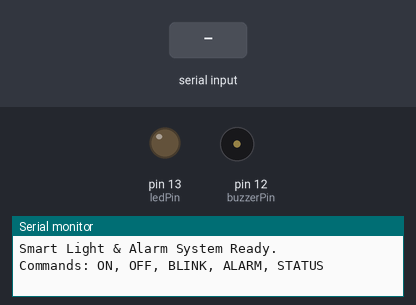
A sketch run on a simulated Arduino Uno, built with avr-gcc and run on an emulated ATmega328P. Parts: output pins drawn as LEDs (lit = HIGH), buzzer (waves = sounding), the last lines printed to the serial monitor. Dashed ring = blinking. Inputs (shaded band) come from the test bench.

Above: at 1.2 s.
1.3 s: "BLINK\n" received over Serial
At 1.7 s:
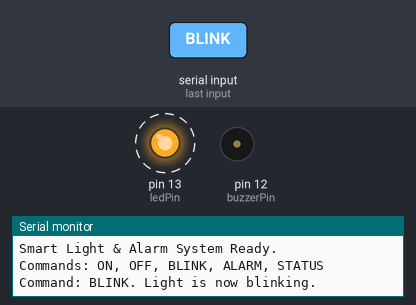
4.3 s: "ALARM\n" received over Serial
At 4.43 s:
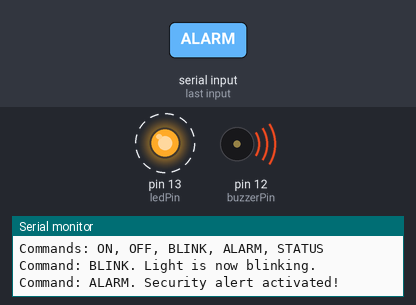
7.3 s: "ON\n" received over Serial
At 7.8 s:
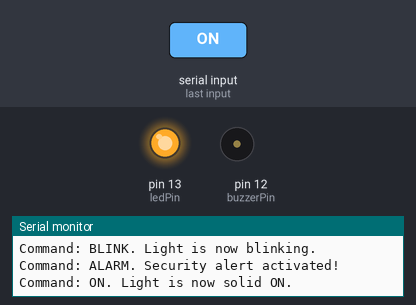
Timing chart, 0 to 10.3 s (numbered marks = the images above; inputs shaded):
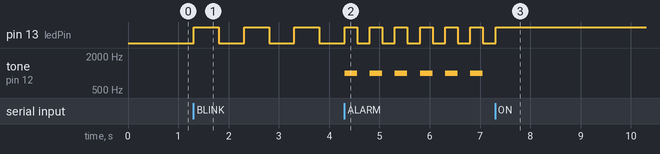

The sketch:

arduino.ino
```cpp
// This variable will store the command we receive
String command;

// This variable tracks the state of the light
// 0 = OFF, 1 = ON, 2 = BLINK, 3 = ALARM
int ledState = 0;

// Define our pins
int ledPin = 13;
int buzzerPin = 12;

void setup() {
  // Set up our component pins
  pinMode(ledPin, OUTPUT);
  pinMode(buzzerPin, OUTPUT);

  Serial.begin(9600);

  Serial.println("Smart Light & Alarm System Ready.");
  Serial.println("Commands: ON, OFF, BLINK, ALARM, STATUS");
}

void loop() {

  // --- PART 1: Check for new commands ---
  if (Serial.available() > 0) {
    command = Serial.readStringUntil('\n');
    command.trim();

    if (command == "ON") {
      ledState = 1;
      Serial.println("Command: ON. Light is now solid ON.");
    }
    else if (command == "OFF") {
      ledState = 0;
      Serial.println("Command: OFF. System is OFF.");
    }
    else if (command == "BLINK") {
      ledState = 2;
      Serial.println("Command: BLINK. Light is now blinking.");
    }
    else if (command == "ALARM") {
      ledState = 3; // Set state to ALARM
      Serial.println("Command: ALARM. Security alert activated!");
    }
    else if (command == "STATUS") {
      Serial.print("Command: STATUS. Current state is: ");
      if (ledState == 0) {
        Serial.println("OFF");
      } else if (ledState == 1) {
        Serial.println("ON");
      } else if (ledState == 2) {
        Serial.println("BLINKING");
      } else if (ledState == 3) {
        Serial.println("ALARM");
      }
    }
    else {
      Serial.println("Unknown command.");
    }
  }

  // --- PART 2: Act based on the current state ---
  if (ledState == 1) {
    // State is ON
    digitalWrite(ledPin, HIGH);
    noTone(buzzerPin); // Make sure buzzer is off
  }
  else if (ledState == 0) {
    // State is OFF
    digitalWrite(ledPin, LOW);
    noTone(buzzerPin); // Make sure buzzer is off
  }
  else if (ledState == 2) {
    // State is BLINK
    digitalWrite(ledPin, HIGH);
    delay(500);
    digitalWrite(ledPin, LOW);
    delay(500);
    noTone(buzzerPin); // Make sure buzzer is off
  }
  else if (ledState == 3) {
    // State is ALARM
    digitalWrite(ledPin, HIGH);   // Light ON
    tone(buzzerPin, 1000); // Buzzer ON (at 1000 Hz)
    delay(250); // Wait 0.25 seconds
    digitalWrite(ledPin, LOW);    // Light OFF
    noTone(buzzerPin);  // Buzzer OFF
    delay(250); // Wait 0.25 seconds
  }
}
```

Measured:
- after the input at 1.3 s, pin 13 (ledPin): alternates HIGH for 0.50 s and LOW for 0.50 s, starting at once
- after the input at 4.3 s, pin 13 (ledPin): alternates HIGH for 0.25 s and LOW for 0.25 s, starting after 0.26 s; tone on pin 12 (buzzerPin): alternates 1000 Hz for 0.25 s and silent for 0.25 s, starting at once
- after the input at 7.3 s, pin 13 (ledPin): goes on until 7.3 s, then stays HIGH; tone on pin 12 (buzzerPin): stops changing and stays silent
